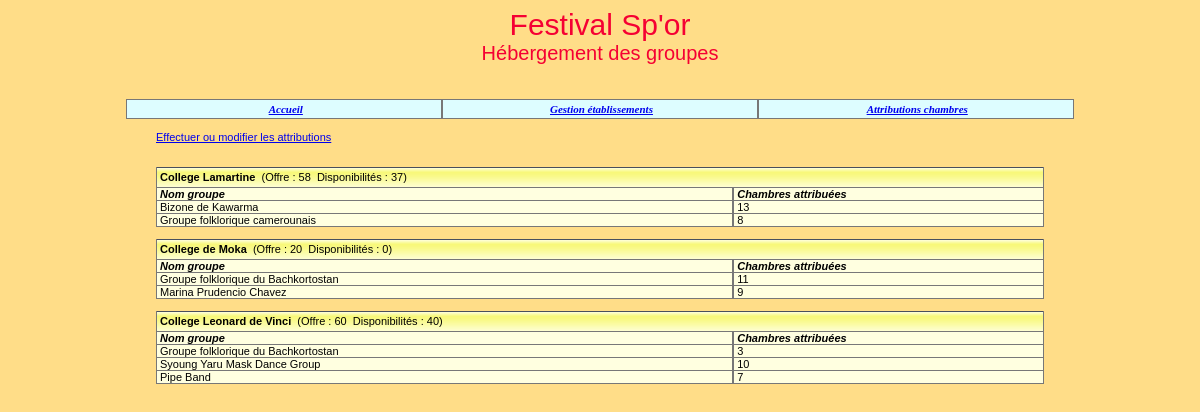
/index.php?action=consultationAttributions, run on an earlier commit of the app's database.
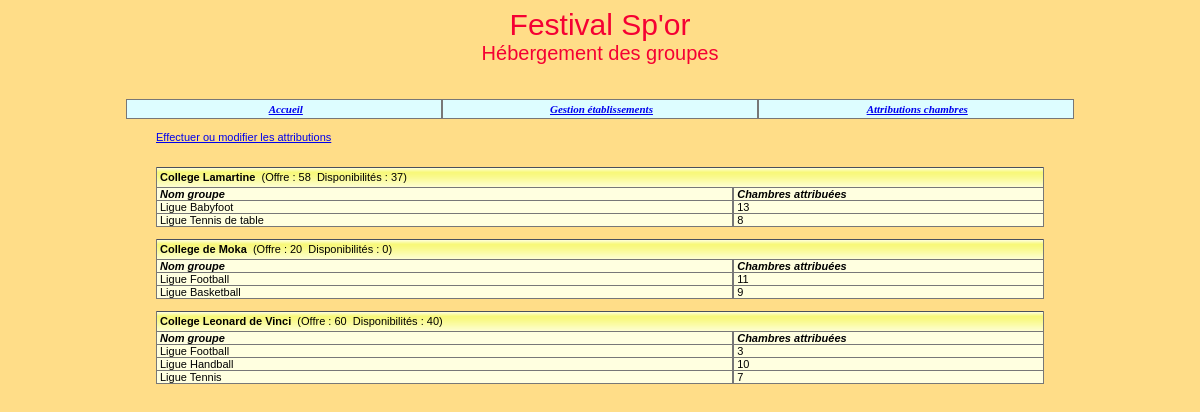
And on a later commit of the database.
### tables this page shows
create table Etablissement (
id char(8) not null, 
nom varchar(45) not null,
adresseRue varchar(45) not null, 
codePostal char(5) not null, 
ville varchar(35) not null,
tel varchar(13) not null,
adresseElectronique varchar(70),
type tinyint not null,
civiliteResponsable varchar(12) not null,
nomResponsable varchar(25) not null,
prenomResponsable varchar(25),
nombreChambresOffertes integer,
constraint PK_ETA primary key(id)
);

create table Groupe(
id char(4) not null, 
nom varchar(40) not null, 
 
 
nombrePersonnes integer not null, 
nomPays varchar(40) not null, 
hebergement char(1) not null,
constraint PK_GRO primary key(id)
);

create table Attribution(
idEtab char(8) not null, 
idGroupe char(4) not null, 
nombreChambres integer not null,
constraint PK_ATT primary key(idEtab,idGroupe)
 
 
);

### index.php (called while the page is built)
<?php
try
{
  include 'controllers/controller.php';
  $model = new Model();
  $controleur = new Controller();
  $errors = new Errors();
  $connexion = $model->connect();
  $controleur->displayVue($connexion, $model, $errors);
} catch (Exception $e) {
    $errors = new Errors();
    $errors->ajouterErreur($e);
    include 'views/vueError.php';
}
?>

### models/model.php (called while the page is built, shortened)
<?php
class Model {
  public function obtenirReqEtablissementsAyantChambresAttribuées()
  {
    $req="select distinct id, nom, nombreChambresOffertes from Etablissement,
          Attribution where id = idEtab order by id";
    return $req;
  }
  public function obtenirNbEtabOffrantChambres($connexion)
  {
    $req="select count(*) as nombreEtabOffrantChambres from Etablissement where
          nombreChambresOffertes!=0";
    $rsEtabOffrantChambres=$connexion->query($req);
    $lgEtabOffrantChambres=$rsEtabOffrantChambres->fetch(PDO::FETCH_ASSOC);
    return $lgEtabOffrantChambres["nombreEtabOffrantChambres"];
  }
  public function obtenirNbOccup($connexion, $idEtab)
  {
    $req="select IFNULL(sum(nombreChambres), 0) as totalChambresOccup from
         Attribution where idEtab='$idEtab'";
    $rsOccup=$connexion->query($req);
    $lgOccup=$rsOccup->fetch(PDO::FETCH_ASSOC);
    return $lgOccup["totalChambresOccup"];
  }
  public function obtenirReqGroupesEtab($id)
  {
    $req="select distinct id, nom, nomPays from Groupe, Attribution where
          Attribution.idGroupe=Groupe.id and idEtab='$id'";
    return $req;
  }
  public function obtenirNbOccupGroupe($connexion, $idEtab, $idGroupe)
  {
    $req="select nombreChambres From Attribution where idEtab='$idEtab'
          and idGroupe='$idGroupe'";
    $rsAttribGroupe=$connexion->query($req);
      if ($lgAttribGroupe=$rsAttribGroupe->fetch(PDO::FETCH_ASSOC)) {
        return $lgAttribGroupe["nombreChambres"];
      } else {
          return 0;
      }
  }
}
?>

### views/vueConsultationAttributions.php (the view)
<?php
require 'template.php';
$connexion = $model->connect();
$nbEtab = $model->obtenirNbEtabOffrantChambres($connexion);
if ($nbEtab!=0)
{
   echo "
   <table width='75%' cellspacing='0' cellpadding='0' align='center'
   <tr><td>
   <a href='index.php?action=modificationAttributions&modif=demanderModifAttrib'>
   Effectuer ou modifier les attributions</a></td></tr></table><br><br>";
   $req = $model->obtenirReqEtablissementsAyantChambresAttribuées();
   $rsEtab = $connexion->query($req);
   $lgEtab = $rsEtab->fetch(PDO::FETCH_ASSOC);
   while($lgEtab != FALSE)
   {
      $idEtab = $lgEtab['id'];
      $nomEtab = $lgEtab['nom'];
      echo "
      <table width='75%' cellspacing='0' cellpadding='0' align='center'
      class='tabQuadrille'>";
      $nbOffre = $lgEtab["nombreChambresOffertes"];
      $nbOccup = $model->obtenirNbOccup($connexion, $idEtab);
      $nbChLib = $nbOffre - $nbOccup;
      echo "
      <tr class='enTeteTabQuad'>
         <td colspan='2' align='left'><strong>$nomEtab</strong>&nbsp;
         (Offre : $nbOffre&nbsp;&nbsp;Disponibilités : $nbChLib)
         </td>
      </tr>";
      echo "
      <tr class='ligneTabQuad'>
         <td width='65%' align='left'><i><strong>Nom groupe</strong></i></td>
         <td width='35%' align='left'><i><strong>Chambres attribuées</strong></i>
         </td>
      </tr>";
      $req = $model->obtenirReqGroupesEtab($idEtab);
      $rsGroupe = $connexion->query($req);
      $lgGroupe = $rsGroupe->fetch(PDO::FETCH_ASSOC);
      while($lgGroupe != FALSE)
      {
         $idGroupe = $lgGroupe['id'];
         $nomGroupe = $lgGroupe['nom'];
         echo "
         <tr class='ligneTabQuad'>
            <td width='65%' align='left'>$nomGroupe</td>";
         $nbOccupGroupe = $model->obtenirNbOccupGroupe($connexion, $idEtab, $idGroupe);
         echo "
            <td width='35%' align='left'>$nbOccupGroupe</td>
         </tr>";
         $lgGroupe = $rsGroupe->fetch(PDO::FETCH_ASSOC);
      }
      echo "
      </table><br>";
      $lgEtab = $rsEtab->fetch(PDO::FETCH_ASSOC);
   }
}
?>

### controllers/controller.php (shortened to what this page needs)
<?php
  require 'models/model.php';
  class Controller
{
  public function consultationAttributions($connexion, $model)
  {
    include 'views/vueConsultationAttributions.php';
  }
  public function displayVue($connexion, $model, $errors)
  {
    if (isset($_GET['action'])) {
      switch ($_GET['action']) {
        case 'consultationAttributions' :
          $this->consultationAttributions($connexion, $model);
          break;
      }
    } else {
        $this->accueil();
    }
  }
}
?>

### views/template.php (shortened to what this page needs)
<!DOCTYPE HTML PUBLIC "-//W3C//DTD HTML 4.01 Transitional//EN"
"http://www.w3.org/TR/html4/loose.dtd">
<html lang="fr">
<head>
<link href="css/cssGeneral.css" rel="stylesheet" type="text/css">
</head>
<body class="basePage">
<table width="100%" cellpadding="0" cellspacing="0">
   <tr>
      <td class="titre">Festival Sp'or<br>
      <span id="texteNiveau2" class="texteNiveau2">
      H&eacute;bergement des groupes</span><br>&nbsp;
      </td>
   </tr>
</table>
<table width="80%" cellpadding="0" cellspacing="0" class="tabMenu" align="center">
   <tr>
      <td class="menu"><a href="index.php">Accueil</a></td>
      <td class="menu"><a href="index.php?action=listeEtablissements">
      Gestion établissements</a></td>
      <td class="menu"><a href="index.php?action=consultationAttributions">
      Attributions chambres</a></td>
   </tr>
</table>
<br>

### css/cssGeneral.css (style rules this page uses)
.basePage { background-color:#FFDD88; color:black; font:11px Arial, Helvetica, sans-serif; }
.titre { background-color:#FFDD88; color:#F50033; font:30px Arial, Helvetica, sans-serif; text-align:center; }
.texteNiveau2 { font:20px Arial, Helvetica, sans-serif; }
td,tr { font:11px Arial, Helvetica, sans-serif; }
table.tabMenu td { background-color:#DDFDFF; color:black; border-bottom:1px solid #777777; border-right:1px solid #777777; border-left:1px solid #777777; border-top:1px solid #777777; padding-left:3px; width:33%; height:18px; text-align:center; }
.menu { font:11px Georgia, "Times New Roman", Times, serif; font-weight:bold; font-style:italic; text-align:left; }
table.tabQuadrille td { border-bottom:1px solid #777777; border-right:1px solid #777777; border-left:1px solid #777777; border-top:1px #777777; padding-left:3px; }
tr.enTeteTabQuad { background-image:url('../images/xpBarre.jpg'); height:21px; text-align:center; }
tr.ligneTabQuad { background-color:#FFFFE0; text-align:center; color:black; }

What changed in the data, as far as the page shows it:
changed groupe: nom "Bizone de Kawarma" → "Ligue Babyfoot"
changed groupe: nom "Groupe folklorique camerounais" → "Ligue Tennis de table"
changed groupe: nom "Groupe folklorique du Bachkortostan" → "Ligue Football"
changed groupe: nom "Marina Prudencio Chavez" → "Ligue Basketball"
changed groupe: nom "Syoung Yaru Mask Dance Group" → "Ligue Handball"
changed groupe: nom "Pipe Band" → "Ligue Tennis"
